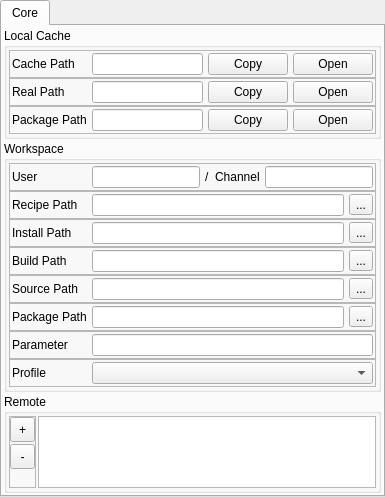
             <widget class="QSplitter" name="splitter_2">
              <property name="orientation">
               <enum>Qt::Vertical</enum>
              </property>
              <widget class="QTabWidget" name="tabWidget">
               <property name="enabled">
                <bool>true</bool>
               </property>
               <property name="sizePolicy">
                <sizepolicy hsizetype="Expanding" vsizetype="Expanding">
                 <horstretch>0</horstretch>
                 <verstretch>100</verstretch>
                </sizepolicy>
               </property>
               <property name="minimumSize">
                <size>
                 <width>0</width>
                 <height>0</height>
                </size>
               </property>
               <property name="currentIndex">
                <number>0</number>
               </property>
               <property name="movable">
                <bool>true</bool>
               </property>
               <widget class="QWidget" name="tab">
                <attribute name="title">
                 <string>Core</string>
                </attribute>
                <layout class="QVBoxLayout" name="verticalLayout_3">
                 <property name="spacing">
                  <number>2</number>
                 </property>
                 <property name="leftMargin">
                  <number>2</number>
                 </property>
                 <property name="topMargin">
                  <number>2</number>
                 </property>
                 <property name="rightMargin">
                  <number>2</number>
                 </property>
                 <property name="bottomMargin">
                  <number>2</number>
                 </property>
                 <item>
                  <widget class="QGroupBox" name="groupBox">
                   <property name="title">
                    <string>Local Cache</string>
                   </property>
                   <layout class="QVBoxLayout" name="verticalLayout_8">
                    <property name="spacing">
                     <number>0</number>
                    </property>
                    <property name="leftMargin">
                     <number>2</number>
                    </property>
                    <property name="topMargin">
                     <number>2</number>
                    </property>
                    <property name="rightMargin">
                     <number>2</number>
                    </property>
                    <property name="bottomMargin">
                     <number>2</number>
                    </property>
                    <item>
                     <widget class="QFrame" name="frame">
                      <property name="frameShape">
                       <enum>QFrame::StyledPanel</enum>
                      </property>
                      <property name="frameShadow">
                       <enum>QFrame::Raised</enum>
                      </property>
                      <layout class="QHBoxLayout" name="horizontalLayout">
                       <property name="spacing">
                        <number>5</number>
                       </property>
                       <property name="leftMargin">
                        <number>2</number>
                       </property>
                       <property name="topMargin">
                        <number>2</number>
                       </property>
                       <property name="rightMargin">
                        <number>2</number>
                       </property>
                       <property name="bottomMargin">
                        <number>2</number>
                       </property>
                       <item>
                        <widget class="QLabel" name="label">
                         <property name="minimumSize">
                          <size>
                           <width>75</width>
                           <height>0</height>
                          </size>
                         </property>
                         <property name="text">
                          <string>Cache Path</string>
                         </property>
                        </widget>
                       </item>
                       <item>
                        <widget class="QLineEdit" name="lineEditConanPath">
                         <property name="enabled">
                          <bool>true</bool>
                         </property>
                         <property name="readOnly">
                          <bool>true</bool>
                         </property>
                        </widget>
                       </item>
                       <item>
                        <widget class="QPushButton" name="btnCopyCachePath">
                         <property name="text">
                          <string>Copy</string>
                         </property>
                        </widget>
                       </item>
                       <item>
                        <widget class="QPushButton" name="btnOpenCachePath">
                         <property name="text">
                          <string>Open</string>
                         </property>
                        </widget>
                       </item>
                      </layout>
                     </widget>
                    </item>
                    <item>
                     <widget class="QFrame" name="frame_2">
                      <property name="frameShape">
                       <enum>QFrame::StyledPanel</enum>
                      </property>
                      <property name="frameShadow">
                       <enum>QFrame::Raised</enum>
                      </property>
                      <layout class="QHBoxLayout" name="horizontalLayout_2">
                       <property name="spacing">
                        <number>5</number>
                       </property>
                       <property name="leftMargin">
                        <number>2</number>
                       </property>
                       <property name="topMargin">
                        <number>2</number>
                       </property>
                       <property name="rightMargin">
                        <number>2</number>
                       </property>
                       <property name="bottomMargin">
                        <number>2</number>
                       </property>
                       <item>
                        <widget class="QLabel" name="label_2">
                         <property name="minimumSize">
                          <size>
                           <width>75</width>
                           <height>0</height>
                          </size>
                         </property>
                         <property name="text">
                          <string>Real Path</string>
                         </property>
                        </widget>
                       </item>
                       <item>
                        <widget class="QLineEdit" name="lineEditRealPath">
                         <property name="enabled">
                          <bool>true</bool>
                         </property>
                         <property name="readOnly">
                          <bool>true</bool>
                         </property>
                        </widget>
                       </item>
                       <item>
                        <widget class="QPushButton" name="btnCopyRealPath">
                         <property name="text">
                          <string>Copy</string>
                         </property>
                        </widget>
                       </item>
                       <item>
                        <widget class="QPushButton" name="btnOpenRealPath">
                         <property name="text">
                          <string>Open</string>
                         </property>
                        </widget>
                       </item>
                      </layout>
                     </widget>
                    </item>
                    <item>
                     <widget class="QFrame" name="frame_3">
                      <property name="frameShape">
                       <enum>QFrame::StyledPanel</enum>
                      </property>
                      <property name="frameShadow">
                       <enum>QFrame::Raised</enum>
                      </property>
                      <layout class="QHBoxLayout" name="horizontalLayout_3">
                       <property name="spacing">
                        <number>5</number>
                       </property>
                       <property name="leftMargin">
                        <number>2</number>
                       </property>
                       <property name="topMargin">
                        <number>2</number>
                       </property>
                       <property name="rightMargin">
                        <number>2</number>
                       </property>
                       <property name="bottomMargin">
                        <number>2</number>
                       </property>
                       <item>
                        <widget class="QLabel" name="label_3">
                         <property name="minimumSize">
                          <size>
                           <width>75</width>
                           <height>0</height>
                          </size>
                         </property>
                         <property name="baseSize">
                          <size>
                           <width>0</width>
                           <height>0</height>
                          </size>
                         </property>
                         <property name="text">
                          <string>Package Path</string>
                         </property>
                        </widget>
                       </item>
                       <item>
                        <widget class="QLineEdit" name="lineEditPackagePath">
                         <property name="enabled">
                          <bool>true</bool>
                         </property>
                         <property name="readOnly">
                          <bool>true</bool>
                         </property>
                        </widget>
                       </item>
                       <item>
                        <widget class="QPushButton" name="btnCopyPackagePath">
                         <property name="text">
                          <string>Copy</string>
                         </property>
                        </widget>
                       </item>
                       <item>
                        <widget class="QPushButton" name="btnOpenPackagePath">
                         <property name="text">
                          <string>Open</string>
                         </property>
                        </widget>
                       </item>
                      </layout>
                     </widget>
                    </item>
                   </layout>
                  </widget>
                 </item>
                 <item>
                  <widget class="QGroupBox" name="groupBoxWorkspace">
                   <property name="title">
                    <string>Workspace</string>
                   </property>
                   <layout class="QVBoxLayout" name="verticalLayout_9">
                    <property name="spacing">
                     <number>0</number>
                    </property>
                    <property name="leftMargin">
                     <number>2</number>
                    </property>
                    <property name="topMargin">
                     <number>2</number>
                    </property>
                    <property name="rightMargin">
                     <number>2</number>
                    </property>
                    <property name="bottomMargin">
                     <number>2</number>
                    </property>
                    <item>
                     <widget class="QFrame" name="frame_4">
                      <property name="frameShape">
                       <enum>QFrame::StyledPanel</enum>
                      </property>
                      <property name="frameShadow">
                       <enum>QFrame::Raised</enum>
                      </property>
                      <layout class="QHBoxLayout" name="horizontalLayout_5">
                       <property name="spacing">
                        <number>5</number>
                       </property>
                       <property name="leftMargin">
                        <number>2</number>
                       </property>
                       <property name="topMargin">
                        <number>2</number>
                       </property>
                       <property name="rightMargin">
                        <number>2</number>
                       </property>
                       <property name="bottomMargin">
                        <number>2</number>
                       </property>
                       <item>
                        <widget class="QLabel" name="label_4">
                         <property name="minimumSize">
                          <size>
                           <width>75</width>
                           <height>0</height>
                          </size>
                         </property>
                         <property name="text">
                          <string>User</string>
                         </property>
                        </widget>
                       </item>
                       <item>
                        <widget class="QLineEdit" name="lineEditUser"/>
                       </item>
                       <item>
                        <widget class="QLabel" name="label_14">
                         <property name="text">
                          <string>/</string>
                         </property>
                        </widget>
                       </item>
                       <item>
                        <widget class="QLabel" name="label_13">
                         <property name="text">
                          <string>Channel</string>
                         </property>
                        </widget>
                       </item>
                       <item>
                        <widget class="QLineEdit" name="lineEditChannel"/>
                       </item>
                      </layout>
                     </widget>
                    </item>
                    <item>
                     <widget class="QFrame" name="frame_8">
                      <property name="frameShape">
                       <enum>QFrame::StyledPanel</enum>
                      </property>
                      <property name="frameShadow">
                       <enum>QFrame::Raised</enum>
                      </property>
                      <layout class="QHBoxLayout" name="horizontalLayout_6">
                       <property name="spacing">
                        <number>5</number>
                       </property>
                       <property name="leftMargin">
                        <number>2</number>
                       </property>
                       <property name="topMargin">
                        <number>2</number>
                       </property>
                       <property name="rightMargin">
                        <number>2</number>
                       </property>
                       <property name="bottomMargin">
                        <number>2</number>
                       </property>
                       <item>
                        <widget class="QLabel" name="label_5">
                         <property name="minimumSize">
                          <size>
                           <width>75</width>
                           <height>0</height>
                          </size>
                         </property>
                         <property name="text">
                          <string>Recipe Path</string>
                         </property>
                        </widget>
                       </item>
                       <item>
                        <widget class="QLineEdit" name="lineEditRecipePath">
                         <property name="readOnly">
                          <bool>false</bool>
                         </property>
                        </widget>
                       </item>
                       <item>
                        <widget class="QToolButton" name="toolBtnExplorerRecipePath">
                         <property name="text">
                          <string>...</string>
                         </property>
                        </widget>
                       </item>
                      </layout>
                     </widget>
                    </item>
                    <item>
                     <widget class="QFrame" name="frame_9">
                      <property name="frameShape">
                       <enum>QFrame::StyledPanel</enum>
                      </property>
                      <property name="frameShadow">
                       <enum>QFrame::Raised</enum>
                      </property>
                      <layout class="QHBoxLayout" name="horizontalLayout_7">
                       <property name="spacing">
                        <number>5</number>
                       </property>
                       <property name="leftMargin">
                        <number>2</number>
                       </property>
                       <property name="topMargin">
                        <number>2</number>
                       </property>
                       <property name="rightMargin">
                        <number>2</number>
                       </property>
                       <property name="bottomMargin">
                        <number>2</number>
                       </property>
                       <item>
                        <widget class="QLabel" name="label_6">
                         <property name="minimumSize">
                          <size>
                           <width>75</width>
                           <height>0</height>
                          </size>
                         </property>
                         <property name="text">
                          <string>Install Path</string>
                         </property>
                        </widget>
                       </item>
                       <item>
                        <widget class="QLineEdit" name="lineEditInstallPath"/>
                       </item>
                       <item>
                        <widget class="QToolButton" name="toolBtnExplorerInstallPath">
                         <property name="text">
                          <string>...</string>
                         </property>
                        </widget>
                       </item>
                      </layout>
                     </widget>
                    </item>
                    <item>
                     <widget class="QFrame" name="frame_10">
                      <property name="frameShape">
                       <enum>QFrame::StyledPanel</enum>
                      </property>
                      <property name="frameShadow">
                       <enum>QFrame::Raised</enum>
                      </property>
                      <layout class="QHBoxLayout" name="horizontalLayout_8">
                       <property name="spacing">
                        <number>5</number>
                       </property>
                       <property name="leftMargin">
                        <number>2</number>
                       </property>
                       <property name="topMargin">
                        <number>2</number>
                       </property>
                       <property name="rightMargin">
                        <number>2</number>
                       </property>
                       <property name="bottomMargin">
                        <number>2</number>
                       </property>
                       <item>
                        <widget class="QLabel" name="label_7">
                         <property name="minimumSize">
                          <size>
                           <width>75</width>
                           <height>0</height>
                          </size>
                         </property>
                         <property name="text">
                          <string>Build Path</string>
                         </property>
                        </widget>
                       </item>
                       <item>
                        <widget class="QLineEdit" name="lineEditBuildPath"/>
                       </item>
                       <item>
                        <widget class="QToolButton" name="toolBtnExplorerBuildPath">
                         <property name="text">
                          <string>...</string>
                         </property>
                        </widget>
                       </item>
                      </layout>
                     </widget>
                    </item>
                    <item>
                     <widget class="QFrame" name="frame_11">
                      <property name="frameShape">
                       <enum>QFrame::StyledPanel</enum>
                      </property>
                      <property name="frameShadow">
                       <enum>QFrame::Raised</enum>
                      </property>
                      <layout class="QHBoxLayout" name="horizontalLayout_9">
                       <property name="spacing">
                        <number>5</number>
                       </property>
                       <property name="leftMargin">
                        <number>2</number>
                       </property>
                       <property name="topMargin">
                        <number>2</number>
                       </property>
                       <property name="rightMargin">
                        <number>2</number>
                       </property>
                       <property name="bottomMargin">
                        <number>2</number>
                       </property>
                       <item>
                        <widget class="QLabel" name="label_8">
                         <property name="minimumSize">
                          <size>
                           <width>75</width>
                           <height>0</height>
                          </size>
                         </property>
                         <property name="text">
                          <string>Source Path</string>
                         </property>
                        </widget>
                       </item>
                       <item>
                        <widget class="QLineEdit" name="lineEditSourcePath"/>
                       </item>
                       <item>
                        <widget class="QToolButton" name="toolBtnExplorerSourcePath">
                         <property name="text">
                          <string>...</string>
                         </property>
                        </widget>
                       </item>
                      </layout>
                     </widget>
                    </item>
                    <item>
                     <widget class="QFrame" name="frame_13">
                      <property name="frameShape">
                       <enum>QFrame::StyledPanel</enum>
                      </property>
                      <property name="frameShadow">
                       <enum>QFrame::Raised</enum>
                      </property>
                      <layout class="QHBoxLayout" name="horizontalLayout_12">
                       <property name="spacing">
                        <number>5</number>
                       </property>
                       <property name="leftMargin">
                        <number>2</number>
                       </property>
                       <property name="topMargin">
                        <number>2</number>
                       </property>
                       <property name="rightMargin">
                        <number>2</number>
                       </property>
                       <property name="bottomMargin">
                        <number>2</number>
                       </property>
                       <item>
                        <widget class="QLabel" name="label_11">
                         <property name="minimumSize">
                          <size>
                           <width>75</width>
                           <height>0</height>
                          </size>
                         </property>
                         <property name="text">
                          <string>Package Path</string>
                         </property>
                        </widget>
                       </item>
                       <item>
                        <widget class="QLineEdit" name="lineEditPackageExpPath"/>
                       </item>
                       <item>
                        <widget class="QToolButton" name="toolBtnExplorerPackagePath">
                         <property name="text">
                          <string>...</string>
                         </property>
                        </widget>
                       </item>
                      </layout>
                     </widget>
                    </item>
                    <item>
                     <widget class="QFrame" name="frame_12">
                      <property name="frameShape">
                       <enum>QFrame::StyledPanel</enum>
                      </property>
                      <property name="frameShadow">
                       <enum>QFrame::Raised</enum>
                      </property>
                      <layout class="QHBoxLayout" name="horizontalLayout_10">
                       <property name="spacing">
                        <number>5</number>
                       </property>
                       <property name="leftMargin">
                        <number>2</number>
                       </property>
                       <property name="topMargin">
                        <number>2</number>
                       </property>
                       <property name="rightMargin">
                        <number>2</number>
                       </property>
                       <property name="bottomMargin">
                        <number>2</number>
                       </property>
                       <item>
                        <widget class="QLabel" name="label_9">
                         <property name="minimumSize">
                          <size>
                           <width>75</width>
                           <height>0</height>
                          </size>
                         </property>
                         <property name="text">
                          <string>Parameter</string>
                         </property>
                        </widget>
                       </item>
                       <item>
                        <widget class="QLineEdit" name="lineEditAdditionalParams"/>
                       </item>
                      </layout>
                     </widget>
                    </item>
                    <item>
                     <widget class="QFrame" name="frame_14">
                      <property name="frameShape">
                       <enum>QFrame::StyledPanel</enum>
                      </property>
                      <property name="frameShadow">
                       <enum>QFrame::Raised</enum>
                      </property>
                      <layout class="QHBoxLayout" name="horizontalLayout_13">
                       <property name="spacing">
                        <number>5</number>
                       </property>
                       <property name="leftMargin">
                        <number>2</number>
                       </property>
                       <property name="topMargin">
                        <number>2</number>
                       </property>
                       <property name="rightMargin">
                        <number>2</number>
                       </property>
                       <property name="bottomMargin">
                        <number>2</number>
                       </property>
                       <item>
                        <widget class="QLabel" name="label_12">
                         <property name="minimumSize">
                          <size>
                           <width>75</width>
                           <height>0</height>
                          </size>
                         </property>
                         <property name="maximumSize">
                          <size>
                           <width>50</width>
                           <height>16777215</height>
                          </size>
                         </property>
                         <property name="text">
                          <string>Profile</string>
                         </property>
                        </widget>
                       </item>
                       <item>
                        <widget class="QComboBox" name="comboBoxProfile"/>
                       </item>
                      </layout>
                     </widget>
                    </item>
                   </layout>
                  </widget>
                 </item>
                 <item>
                  <widget class="QGroupBox" name="groupBox_3">
                   <property name="title">
                    <string>Remote</string>
                   </property>
                   <layout class="QHBoxLayout" name="horizontalLayout_16">
                    <property name="spacing">
                     <number>2</number>
                    </property>
                    <property name="leftMargin">
                     <number>2</number>
                    </property>
                    <property name="topMargin">
                     <number>2</number>
                    </property>
                    <property name="rightMargin">
                     <number>2</number>
                    </property>
                    <property name="bottomMargin">
                     <number>2</number>
                    </property>
                    <item>
                     <widget class="QFrame" name="frame_7">
                      <property name="frameShape">
                       <enum>QFrame::StyledPanel</enum>
                      </property>
                      <property name="frameShadow">
                       <enum>QFrame::Raised</enum>
                      </property>
                      <layout class="QVBoxLayout" name="verticalLayout_7">
                       <property name="spacing">
                        <number>2</number>
                       </property>
                       <property name="leftMargin">
                        <number>0</number>
                       </property>
                       <property name="topMargin">
                        <number>0</number>
                       </property>
                       <property name="rightMargin">
                        <number>0</number>
                       </property>
                       <property name="bottomMargin">
                        <number>0</number>
                       </property>
                       <item>
                        <widget class="QToolButton" name="toolButton">
                         <property name="minimumSize">
                          <size>
                           <width>25</width>
                           <height>25</height>
                          </size>
                         </property>
                         <property name="maximumSize">
                          <size>
                           <width>20</width>
                           <height>16777215</height>
                          </size>
                         </property>
                         <property name="text">
                          <string>+</string>
                         </property>
                        </widget>
                       </item>
                       <item>
                        <widget class="QToolButton" name="toolButton_2">
                         <property name="sizePolicy">
                          <sizepolicy hsizetype="Fixed" vsizetype="Fixed">
                           <horstretch>0</horstretch>
                           <verstretch>0</verstretch>
                          </sizepolicy>
                         </property>
                         <property name="minimumSize">
                          <size>
                           <width>25</width>
                           <height>25</height>
                          </size>
                         </property>
                         <property name="text">
                          <string>-</string>
                         </property>
                        </widget>
                       </item>
                       <item>
                        <spacer name="verticalSpacer_3">
                         <property name="orientation">
                          <enum>Qt::Vertical</enum>
                         </property>
                         <property name="sizeHint" stdset="0">
                          <size>
                           <width>20</width>
                           <height>40</height>
                          </size>
                         </property>
                        </spacer>
                       </item>
                      </layout>
                     </widget>
                    </item>
                    <item>
                     <widget class="QTableView" name="tableViewRemoteList">
                      <property name="horizontalScrollMode">
                       <enum>QAbstractItemView::ScrollPerPixel</enum>
                      </property>
                     </widget>
                    </item>
                   </layout>
                  </widget>
                 </item>
                </layout>
               </widget>
              </widget>
             </widget>
